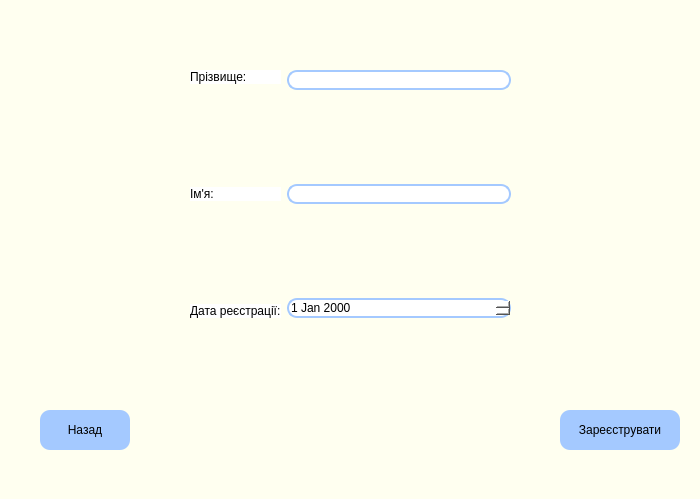
<?xml version="1.0" encoding="UTF-8"?>
<ui version="4.0">
 <class>NewVisitor</class>
 <widget class="QWidget" name="NewVisitor">
  <property name="geometry">
   <rect>
    <x>0</x>
    <y>0</y>
    <width>700</width>
    <height>499</height>
   </rect>
  </property>
  <property name="windowTitle">
   <string>Form</string>
  </property>
  <property name="styleSheet">
   <string notr="true">background-color: rgb(255, 255, 240);</string>
  </property>
  <widget class="QPushButton" name="register_button">
   <property name="geometry">
    <rect>
     <x>560</x>
     <y>410</y>
     <width>120</width>
     <height>40</height>
    </rect>
   </property>
   <property name="styleSheet">
    <string notr="true">border-radius: 10px;
border-color: rgb(0, 0, 0);
background-color: rgb(164, 201, 255);
font: 12pt &quot;Arial&quot;;
</string>
   </property>
   <property name="text">
    <string>Зареєструвати</string>
   </property>
  </widget>
  <widget class="QPushButton" name="back_button">
   <property name="geometry">
    <rect>
     <x>40</x>
     <y>410</y>
     <width>90</width>
     <height>40</height>
    </rect>
   </property>
   <property name="styleSheet">
    <string notr="true">border-radius: 10px;
border-color: rgb(0, 0, 0);
background-color: rgb(164, 201, 255);
font: 12pt &quot;Arial&quot;;
</string>
   </property>
   <property name="text">
    <string>Назад</string>
   </property>
  </widget>
  <widget class="QWidget" name="">
   <property name="geometry">
    <rect>
     <x>190</x>
     <y>70</y>
     <width>321</width>
     <height>248</height>
    </rect>
   </property>
   <layout class="QHBoxLayout" name="horizontalLayout">
    <item>
     <layout class="QVBoxLayout" name="verticalLayout_2">
      <item>
       <widget class="QLabel" name="label">
        <property name="styleSheet">
         <string notr="true">font: 14pt &quot;Arial&quot;;
background-color: white;</string>
        </property>
        <property name="text">
         <string>Прізвище:</string>
        </property>
       </widget>
      </item>
      <item>
       <spacer name="verticalSpacer_4">
        <property name="orientation">
         <enum>Qt::Vertical</enum>
        </property>
        <property name="sizeHint" stdset="0">
         <size>
          <width>20</width>
          <height>40</height>
         </size>
        </property>
       </spacer>
      </item>
      <item>
       <widget class="QLabel" name="label_3">
        <property name="styleSheet">
         <string notr="true">font: 14pt &quot;Arial&quot;;
background-color: white;</string>
        </property>
        <property name="text">
         <string>Ім'я:</string>
        </property>
       </widget>
      </item>
      <item>
       <spacer name="verticalSpacer_6">
        <property name="orientation">
         <enum>Qt::Vertical</enum>
        </property>
        <property name="sizeHint" stdset="0">
         <size>
          <width>20</width>
          <height>40</height>
         </size>
        </property>
       </spacer>
      </item>
      <item>
       <widget class="QLabel" name="label_4">
        <property name="styleSheet">
         <string notr="true">font: 14pt &quot;Arial&quot;;
background-color: white;</string>
        </property>
        <property name="text">
         <string>Дата реєстрації:</string>
        </property>
       </widget>
      </item>
     </layout>
    </item>
    <item>
     <layout class="QVBoxLayout" name="verticalLayout">
      <item>
       <widget class="QLineEdit" name="secondName">
        <property name="styleSheet">
         <string notr="true">border-radius: 10px;
font: 12pt &quot;Arial&quot;;
border: 2px solid rgb(164, 201, 255);
background-color: white;
</string>
        </property>
       </widget>
      </item>
      <item>
       <spacer name="verticalSpacer">
        <property name="orientation">
         <enum>Qt::Vertical</enum>
        </property>
        <property name="sizeHint" stdset="0">
         <size>
          <width>20</width>
          <height>40</height>
         </size>
        </property>
       </spacer>
      </item>
      <item>
       <widget class="QLineEdit" name="firstName">
        <property name="styleSheet">
         <string notr="true">border-radius: 10px;
font: 12pt &quot;Arial&quot;;
border: 2px solid rgb(164, 201, 255);
background-color: white;
</string>
        </property>
       </widget>
      </item>
      <item>
       <spacer name="verticalSpacer_3">
        <property name="orientation">
         <enum>Qt::Vertical</enum>
        </property>
        <property name="sizeHint" stdset="0">
         <size>
          <width>20</width>
          <height>40</height>
         </size>
        </property>
       </spacer>
      </item>
      <item>
       <widget class="QDateEdit" name="dateEdit">
        <property name="styleSheet">
         <string notr="true">border-radius: 10px;
font: 12pt &quot;Arial&quot;;
border: 2px solid rgb(164, 201, 255);
background-color: white;
</string>
        </property>
       </widget>
      </item>
     </layout>
    </item>
   </layout>
  </widget>
 </widget>
 <resources/>
 <connections/>
</ui>
